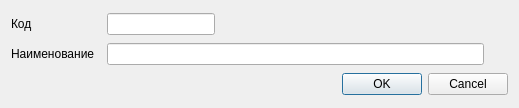
<?xml version="1.0" encoding="UTF-8"?>
<ui version="4.0">
 <class>Dialog</class>
 <widget class="QDialog" name="Dialog">
  <property name="geometry">
   <rect>
    <x>0</x>
    <y>0</y>
    <width>519</width>
    <height>108</height>
   </rect>
  </property>
  <property name="windowTitle">
   <string>Группы питательных средств</string>
  </property>
  <layout class="QGridLayout" name="gridLayout">
   <item row="1" column="0">
    <widget class="QLabel" name="label">
     <property name="text">
      <string>Код</string>
     </property>
    </widget>
   </item>
   <item row="3" column="0" colspan="7">
    <widget class="QDialogButtonBox" name="buttonBox">
     <property name="orientation">
      <enum>Qt::Horizontal</enum>
     </property>
     <property name="standardButtons">
      <set>QDialogButtonBox::Cancel|QDialogButtonBox::Ok</set>
     </property>
    </widget>
   </item>
   <item row="2" column="2">
    <widget class="QLineEdit" name="edtName"/>
   </item>
   <item row="2" column="0">
    <widget class="QLabel" name="label_2">
     <property name="text">
      <string>Наименование</string>
     </property>
    </widget>
   </item>
   <item row="1" column="2">
    <layout class="QHBoxLayout" name="horizontalLayout">
     <property name="rightMargin">
      <number>0</number>
     </property>
     <item>
      <widget class="QLineEdit" name="edtCode">
       <property name="sizePolicy">
        <sizepolicy hsizetype="Fixed" vsizetype="Fixed">
         <horstretch>0</horstretch>
         <verstretch>0</verstretch>
        </sizepolicy>
       </property>
       <property name="minimumSize">
        <size>
         <width>100</width>
         <height>0</height>
        </size>
       </property>
      </widget>
     </item>
     <item>
      <spacer name="horizontalSpacer">
       <property name="orientation">
        <enum>Qt::Horizontal</enum>
       </property>
       <property name="sizeHint" stdset="0">
        <size>
         <width>40</width>
         <height>20</height>
        </size>
       </property>
      </spacer>
     </item>
    </layout>
   </item>
  </layout>
 </widget>
 <tabstops>
  <tabstop>edtCode</tabstop>
  <tabstop>edtName</tabstop>
  <tabstop>buttonBox</tabstop>
 </tabstops>
 <resources/>
 <connections>
  <connection>
   <sender>buttonBox</sender>
   <signal>accepted()</signal>
   <receiver>Dialog</receiver>
   <slot>accept()</slot>
   <hints>
    <hint type="sourcelabel">
     <x>248</x>
     <y>254</y>
    </hint>
    <hint type="destinationlabel">
     <x>157</x>
     <y>274</y>
    </hint>
   </hints>
  </connection>
  <connection>
   <sender>buttonBox</sender>
   <signal>rejected()</signal>
   <receiver>Dialog</receiver>
   <slot>reject()</slot>
   <hints>
    <hint type="sourcelabel">
     <x>316</x>
     <y>260</y>
    </hint>
    <hint type="destinationlabel">
     <x>286</x>
     <y>274</y>
    </hint>
   </hints>
  </connection>
 </connections>
</ui>
